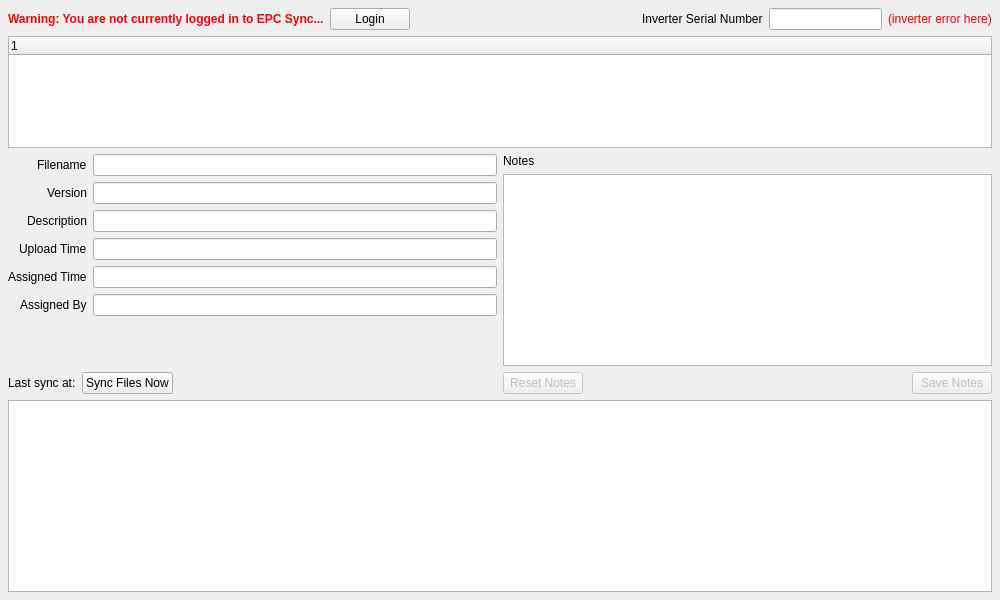
<?xml version="1.0" encoding="UTF-8"?>
<ui version="4.0">
 <class>Form</class>
 <widget class="QWidget" name="Form">
  <property name="geometry">
   <rect>
    <x>0</x>
    <y>0</y>
    <width>1000</width>
    <height>600</height>
   </rect>
  </property>
  <property name="maximumSize">
   <size>
    <width>160000</width>
    <height>160000</height>
   </size>
  </property>
  <property name="windowTitle">
   <string>Form</string>
  </property>
  <layout class="QGridLayout" name="gridLayout_2">
   <property name="leftMargin">
    <number>0</number>
   </property>
   <property name="topMargin">
    <number>0</number>
   </property>
   <property name="rightMargin">
    <number>0</number>
   </property>
   <property name="bottomMargin">
    <number>0</number>
   </property>
   <item row="0" column="0">
    <layout class="QGridLayout" name="gridLayout">
     <property name="leftMargin">
      <number>8</number>
     </property>
     <property name="topMargin">
      <number>8</number>
     </property>
     <property name="rightMargin">
      <number>8</number>
     </property>
     <property name="bottomMargin">
      <number>8</number>
     </property>
     <item row="3" column="0">
      <layout class="QHBoxLayout" name="horizontalLayout_2" stretch="0,0">
       <item>
        <layout class="QVBoxLayout" name="verticalLayout_3">
         <property name="spacing">
          <number>-1</number>
         </property>
         <item>
          <layout class="QFormLayout" name="formLayout">
           <property name="sizeConstraint">
            <enum>QLayout::SetDefaultConstraint</enum>
           </property>
           <property name="fieldGrowthPolicy">
            <enum>QFormLayout::AllNonFixedFieldsGrow</enum>
           </property>
           <property name="labelAlignment">
            <set>Qt::AlignBottom|Qt::AlignRight|Qt::AlignTrailing</set>
           </property>
           <property name="formAlignment">
            <set>Qt::AlignHCenter|Qt::AlignTop</set>
           </property>
           <item row="0" column="0">
            <widget class="QLabel" name="label_1">
             <property name="text">
              <string>Filename</string>
             </property>
            </widget>
           </item>
           <item row="0" column="1">
            <widget class="QLineEdit" name="filename">
             <property name="enabled">
              <bool>true</bool>
             </property>
             <property name="sizePolicy">
              <sizepolicy hsizetype="Expanding" vsizetype="Fixed">
               <horstretch>1</horstretch>
               <verstretch>0</verstretch>
              </sizepolicy>
             </property>
             <property name="cursor">
              <cursorShape>ArrowCursor</cursorShape>
             </property>
             <property name="readOnly">
              <bool>true</bool>
             </property>
            </widget>
           </item>
           <item row="1" column="0">
            <widget class="QLabel" name="label_0">
             <property name="text">
              <string>Version</string>
             </property>
            </widget>
           </item>
           <item row="1" column="1">
            <widget class="QLineEdit" name="version">
             <property name="enabled">
              <bool>true</bool>
             </property>
             <property name="sizePolicy">
              <sizepolicy hsizetype="Expanding" vsizetype="Fixed">
               <horstretch>1</horstretch>
               <verstretch>0</verstretch>
              </sizepolicy>
             </property>
             <property name="cursor">
              <cursorShape>ArrowCursor</cursorShape>
             </property>
             <property name="readOnly">
              <bool>true</bool>
             </property>
            </widget>
           </item>
           <item row="3" column="0">
            <widget class="QLabel" name="label_2">
             <property name="text">
              <string>Upload Time</string>
             </property>
            </widget>
           </item>
           <item row="3" column="1">
            <widget class="QLineEdit" name="upload_time">
             <property name="enabled">
              <bool>true</bool>
             </property>
             <property name="sizePolicy">
              <sizepolicy hsizetype="Expanding" vsizetype="Fixed">
               <horstretch>1</horstretch>
               <verstretch>0</verstretch>
              </sizepolicy>
             </property>
             <property name="cursor">
              <cursorShape>ArrowCursor</cursorShape>
             </property>
             <property name="readOnly">
              <bool>true</bool>
             </property>
            </widget>
           </item>
           <item row="4" column="0">
            <widget class="QLabel" name="label_3">
             <property name="text">
              <string>Assigned Time</string>
             </property>
            </widget>
           </item>
           <item row="4" column="1">
            <widget class="QLineEdit" name="assigned_time">
             <property name="enabled">
              <bool>true</bool>
             </property>
             <property name="sizePolicy">
              <sizepolicy hsizetype="Expanding" vsizetype="Fixed">
               <horstretch>1</horstretch>
               <verstretch>0</verstretch>
              </sizepolicy>
             </property>
             <property name="cursor">
              <cursorShape>ArrowCursor</cursorShape>
             </property>
             <property name="readOnly">
              <bool>true</bool>
             </property>
            </widget>
           </item>
           <item row="5" column="0">
            <widget class="QLabel" name="label_4">
             <property name="text">
              <string>Assigned By</string>
             </property>
            </widget>
           </item>
           <item row="5" column="1">
            <widget class="QLineEdit" name="assigned_by">
             <property name="enabled">
              <bool>true</bool>
             </property>
             <property name="sizePolicy">
              <sizepolicy hsizetype="Expanding" vsizetype="Fixed">
               <horstretch>1</horstretch>
               <verstretch>0</verstretch>
              </sizepolicy>
             </property>
             <property name="cursor">
              <cursorShape>ArrowCursor</cursorShape>
             </property>
             <property name="readOnly">
              <bool>true</bool>
             </property>
            </widget>
           </item>
           <item row="2" column="0">
            <widget class="QLabel" name="label_5">
             <property name="text">
              <string>Description</string>
             </property>
            </widget>
           </item>
           <item row="2" column="1">
            <widget class="QLineEdit" name="description">
             <property name="readOnly">
              <bool>true</bool>
             </property>
            </widget>
           </item>
          </layout>
         </item>
         <item>
          <spacer name="verticalSpacer">
           <property name="orientation">
            <enum>Qt::Vertical</enum>
           </property>
           <property name="sizeHint" stdset="0">
            <size>
             <width>20</width>
             <height>0</height>
            </size>
           </property>
          </spacer>
         </item>
         <item>
          <layout class="QHBoxLayout" name="horizontalLayout_7">
           <property name="spacing">
            <number>-1</number>
           </property>
           <property name="sizeConstraint">
            <enum>QLayout::SetDefaultConstraint</enum>
           </property>
           <property name="topMargin">
            <number>0</number>
           </property>
           <item>
            <widget class="QLabel" name="last_sync">
             <property name="text">
              <string>Last sync at:</string>
             </property>
            </widget>
           </item>
           <item>
            <widget class="QPushButton" name="sync_now">
             <property name="text">
              <string>Sync Files Now</string>
             </property>
            </widget>
           </item>
           <item>
            <spacer name="horizontalSpacer_5">
             <property name="orientation">
              <enum>Qt::Horizontal</enum>
             </property>
             <property name="sizeHint" stdset="0">
              <size>
               <width>40</width>
               <height>20</height>
              </size>
             </property>
            </spacer>
           </item>
          </layout>
         </item>
        </layout>
       </item>
       <item>
        <layout class="QVBoxLayout" name="verticalLayout_2">
         <property name="spacing">
          <number>-1</number>
         </property>
         <item>
          <spacer name="verticalSpacer_2">
           <property name="orientation">
            <enum>Qt::Vertical</enum>
           </property>
           <property name="sizeHint" stdset="0">
            <size>
             <width>20</width>
             <height>0</height>
            </size>
           </property>
          </spacer>
         </item>
         <item>
          <widget class="QLabel" name="label">
           <property name="text">
            <string>Notes</string>
           </property>
          </widget>
         </item>
         <item>
          <widget class="QPlainTextEdit" name="notes">
           <property name="sizePolicy">
            <sizepolicy hsizetype="Expanding" vsizetype="Minimum">
             <horstretch>1</horstretch>
             <verstretch>0</verstretch>
            </sizepolicy>
           </property>
           <property name="minimumSize">
            <size>
             <width>0</width>
             <height>100</height>
            </size>
           </property>
           <property name="acceptDrops">
            <bool>false</bool>
           </property>
          </widget>
         </item>
         <item>
          <layout class="QHBoxLayout" name="horizontalLayout_3">
           <item>
            <widget class="QPushButton" name="reset_notes">
             <property name="enabled">
              <bool>false</bool>
             </property>
             <property name="text">
              <string>Reset Notes</string>
             </property>
            </widget>
           </item>
           <item>
            <spacer name="horizontalSpacer_3">
             <property name="orientation">
              <enum>Qt::Horizontal</enum>
             </property>
             <property name="sizeHint" stdset="0">
              <size>
               <width>40</width>
               <height>20</height>
              </size>
             </property>
            </spacer>
           </item>
           <item>
            <widget class="QPushButton" name="save_notes">
             <property name="enabled">
              <bool>false</bool>
             </property>
             <property name="sizePolicy">
              <sizepolicy hsizetype="Fixed" vsizetype="Fixed">
               <horstretch>0</horstretch>
               <verstretch>0</verstretch>
              </sizepolicy>
             </property>
             <property name="layoutDirection">
              <enum>Qt::LeftToRight</enum>
             </property>
             <property name="text">
              <string>Save Notes</string>
             </property>
            </widget>
           </item>
          </layout>
         </item>
        </layout>
       </item>
      </layout>
     </item>
     <item row="0" column="0">
      <layout class="QHBoxLayout" name="horizontalLayout_4">
       <item>
        <widget class="QLabel" name="lbl_not_logged_in">
         <property name="text">
          <string>&lt;html&gt;&lt;head/&gt;&lt;body&gt;&lt;p&gt;&lt;span style=&quot; font-weight:600; color:#ff0000;&quot;&gt;Warning: You are not currently logged in to EPC Sync...&lt;/span&gt;&lt;/p&gt;&lt;/body&gt;&lt;/html&gt;</string>
         </property>
         <property name="scaledContents">
          <bool>false</bool>
         </property>
         <property name="wordWrap">
          <bool>false</bool>
         </property>
        </widget>
       </item>
       <item>
        <widget class="QPushButton" name="login">
         <property name="text">
          <string>Login</string>
         </property>
        </widget>
       </item>
       <item>
        <spacer name="horizontalSpacer_4">
         <property name="orientation">
          <enum>Qt::Horizontal</enum>
         </property>
         <property name="sizeHint" stdset="0">
          <size>
           <width>40</width>
           <height>20</height>
          </size>
         </property>
        </spacer>
       </item>
       <item>
        <spacer name="horizontalSpacer">
         <property name="orientation">
          <enum>Qt::Horizontal</enum>
         </property>
         <property name="sizeHint" stdset="0">
          <size>
           <width>40</width>
           <height>20</height>
          </size>
         </property>
        </spacer>
       </item>
       <item>
        <widget class="QLabel" name="lbl_serial_number">
         <property name="text">
          <string>Inverter Serial Number</string>
         </property>
        </widget>
       </item>
       <item>
        <widget class="QLineEdit" name="serial_number">
         <property name="readOnly">
          <bool>true</bool>
         </property>
        </widget>
       </item>
       <item>
        <widget class="QLabel" name="lbl_inverter_error">
         <property name="text">
          <string>&lt;font color=&quot;red&quot;&gt;(inverter error here)&lt;/font&gt;</string>
         </property>
        </widget>
       </item>
      </layout>
     </item>
     <item row="2" column="0">
      <widget class="QTreeWidget" name="treeWidget">
       <property name="sizePolicy">
        <sizepolicy hsizetype="Expanding" vsizetype="Expanding">
         <horstretch>0</horstretch>
         <verstretch>10</verstretch>
        </sizepolicy>
       </property>
       <column>
        <property name="text">
         <string notr="true">1</string>
        </property>
       </column>
      </widget>
     </item>
     <item row="4" column="0">
      <widget class="QTextEdit" name="event_log">
       <property name="sizePolicy">
        <sizepolicy hsizetype="Expanding" vsizetype="Expanding">
         <horstretch>0</horstretch>
         <verstretch>0</verstretch>
        </sizepolicy>
       </property>
       <property name="readOnly">
        <bool>true</bool>
       </property>
      </widget>
     </item>
    </layout>
   </item>
  </layout>
 </widget>
 <resources/>
 <connections/>
</ui>
